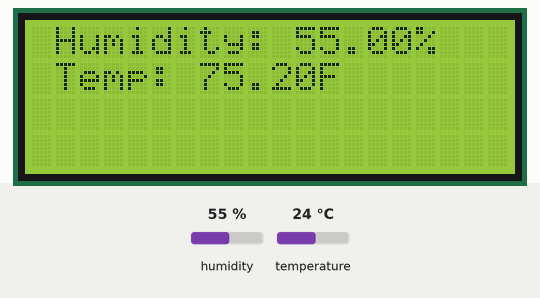
The sketch below on a simulated Arduino Uno R4 WiFi. Shown: 20×4 character LCD. Inputs (shaded band) come from the test bench; at power-on: humidity 55 %, temperature 24 °C. WiFi joins after 1.5 s; servers stay silent unless stated; what the sketch prints to the serial monitor is not drawn.

Above: at 4.2 s.
4.3 s: humidity set to 22 %
At 6.5 s:
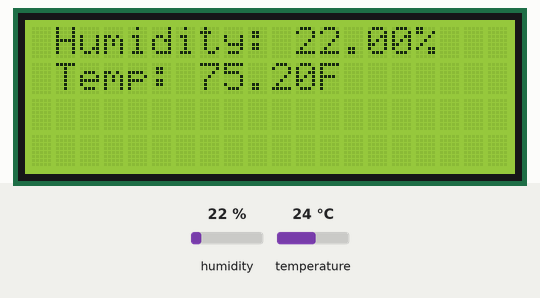
7.3 s: temperature set to 12 °C
At 8.0 s:
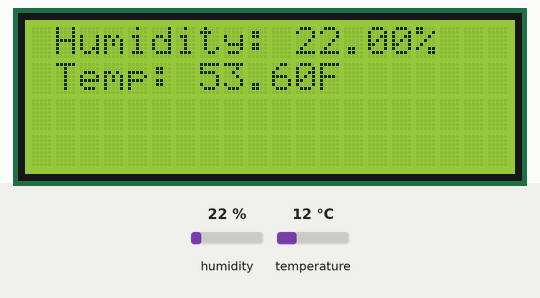
10.3 s: humidity set to 40 %
At 12.4 s:
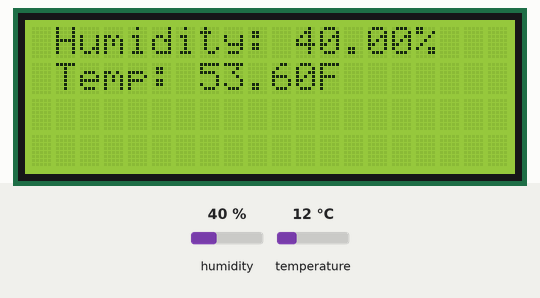
13.3 s: temperature set to 19 °C
At 15.2 s:
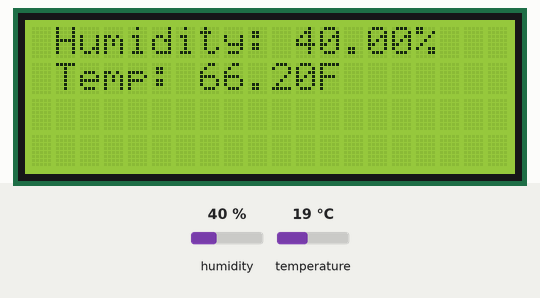
Timing chart, 0 to 16.7 s (numbered marks = the images above; inputs shaded):
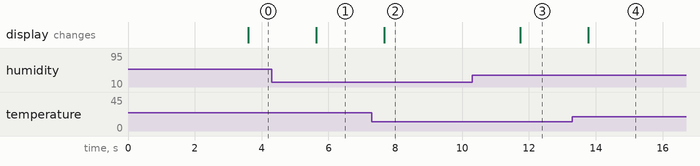

Measured:
- after the input at 4.3 s, the display: changes after 1.3 s (image 1)
- after the input at 7.3 s, the display: changes after 0.37 s (image 2)
- after the input at 10.3 s, the display: changes after 1.4 s (image 3)
- after the input at 13.3 s, the display: changes after 0.47 s (image 4)

The sketch:

sensor.ino
```cpp
// Author: BuffBaby253
// Description: WiFi Displayed Tempeterature & Humidity Sensor
// Libraries Needed: DHT Sensor Library by Adafruit, LiquidCrystal I2C by Frank de Barbander & WiFiS3 from Arduino Uno R4 Wifi board library

#include <Wire.h>
#include <LiquidCrystal_I2C.h>
#include "DHT.h"
#include <WiFiS3.h> // For Uno R4 WiFi

#define DHTPIN 2
#define DHTTYPE DHT22 // Change to your sensor module if needed

LiquidCrystal_I2C lcd(0x27, 20, 4); // Adjust I2C address and LCD size if needed
DHT dht(DHTPIN, DHTTYPE);

const char* ssid = "your_SSID";
const char* password = "your_PASSWORD";

WiFiServer server(80); // Create a server on port 80

void setup() {
  Serial.begin(9600);
  Serial.println(F("DHTxx test!"));

  dht.begin();
  lcd.init();
  lcd.backlight();

  // Connect to Wi-Fi
  if (WiFi.status() == WL_NO_MODULE) {
    Serial.println("Communication with WiFi module failed!");
    while (true); // Halt if the Wi-Fi module is not found
  }

  Serial.print("Connecting to ");
  Serial.print(ssid);
  WiFi.begin(ssid, password);
  while (WiFi.status() != WL_CONNECTED) {
    delay(500);
    Serial.print(".");
  }
  Serial.println("");
  Serial.println("WiFi connected");
  Serial.println("IP address: ");
  Serial.println(WiFi.localIP());

  server.begin();
  Serial.println("HTTP server started");
}

void loop() {
  delay(2000);

  float h, t, f, hic, hif;
  if (readSensorData(h, t, f, hic, hif)) {
    displaySensorData(h, t, f);
  } else {
    Serial.println(F("Failed to read from DHT sensor!"));
  }


  WiFiClient client = server.available();
  if (client) {
    handleClientRequest(client);
    client.stop();
  }
}

bool readSensorData(float &h, float &t, float &f, float &hic, float &hif) {
  h = dht.readHumidity();
  t = dht.readTemperature();
  f = dht.readTemperature(true);

  if (isnan(h) || isnan(t) || isnan(f)) {
    return false;
  }

  hif = dht.computeHeatIndex(f, h);
  hic = dht.computeHeatIndex(t, h, false);

  Serial.print(F("Humidity: "));
  Serial.print(h);
  Serial.print(F("%  Temperature: "));
  Serial.print(t);
  Serial.print(F("°C "));
  Serial.print(f);
  Serial.print(F("°F  Heat index: "));
  Serial.print(hic);
  Serial.print(F("°C "));
  Serial.print(hif);
  Serial.println(F("°F"));

  return true;
}

void displaySensorData(float h, float t, float f) {
  lcd.setCursor(0, 0);
  lcd.print(" Humidity: ");
  lcd.print(h);
  lcd.print("%");
  lcd.setCursor(0, 1);
  lcd.print(" Temp: ");
  lcd.print(f);
  lcd.print("F");
}

void handleClientRequest(WiFiClient &client) {
  if (client.connected()) {
    // Read the request
    String request = client.readStringUntil('\r');
    Serial.println(request); // Print the request for debugging
    client.flush();

    // Prepare the response
    float h, t, f, hic, hif;
    if (readSensorData(h, t, f, hic, hif)) {
      String html = "<html><body><h1>Sensor Data</h1>";
      html += "<p>Humidity: " + String(h) + "%</p>";
      html += "<p>Temperature: " + String(t) + "°C / " + String(f) + "°F</p>";
      html += "<p>Heat Index: " + String(hic) + "°C / " + String(hif) + "°F</p>";
      html += "</body></html>";

      // Send the HTTP response
      client.println("HTTP/1.1 200 OK");
      client.println("Content-Type: text/html");
      client.println("Connection: close");
      client.println();
      client.println(html);
    } else {
      client.println("HTTP/1.1 500 Internal Server Error");
      client.println("Content-Type: text/plain");
      client.println("Connection: close");
      client.println();
      client.println("Failed to read sensor data");
    }
  }
}
```
